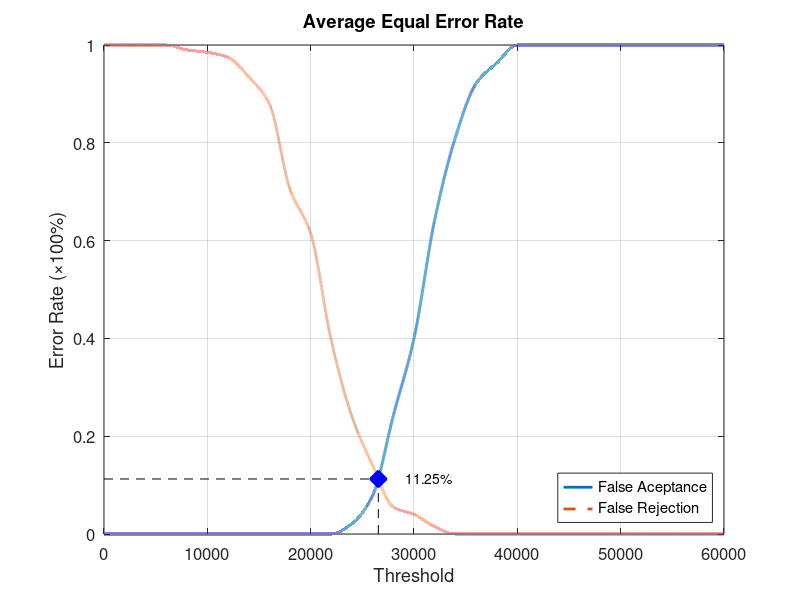
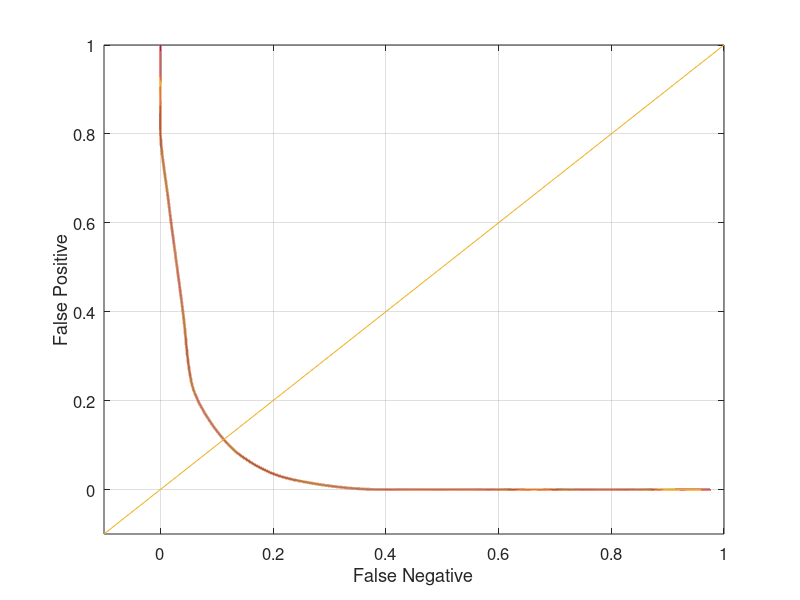

Reproduce these figures in MATLAB, in order.
function yEER = Database2_2
close all;
clear;
clc;
x = 0:2000:60000;
xq = 0:0.5:60000;

y0 = [0 0 0 0 0 0 0 0 0 0 0 0 0.0210526 0.0789474 0.242105 0.4 0.642105 0.810526 0.921053 0.963158 1 1 1 1 1 1 1 1 1 1 1];
yy0 = interp1(x, y0, xq, 'pchip');
y1 = [1 1 1 1 0.99 0.985 0.975 0.935 0.88 0.705 0.615 0.395 0.24 0.14 0.055 0.04 0.015 0 0 0 0 0 0 0 0 0 0 0 0 0 0];
yy1 = interp1(x, y1, xq, 'pchip');

% Calculating EER: 
y2 = abs(y0 - y1);
find(y2 == min(y2))
yy2 = abs(yy0 - yy1);
xEER = find(yy2 == min(yy2));
xEERIndex = xq(xEER) % X-axis EER
yEER = yy0(xEER) % Y-axis EER

main = figure
plot(xq, yy0,'-','LineWidth', 2);	hold on
plot(xq, yy1,'--','LineWidth', 2);	hold on
plot([xEERIndex xEERIndex], [0 yEER], 'k--');	hold on
plot([0 xEERIndex], [yEER yEER], 'k--');	hold on
plot(xEERIndex, yEER, 'bx', 'LineWidth', 10);	hold on
text(xEERIndex + 10 * xEERIndex / 100, yEER, [num2str(round((10000 * yEER)) / 100) '%'])
legend('False Aceptance', 'False Rejection', 'Location', 'SouthEast')
xlabel('Threshold')
ylabel('Error Rate (\times100%)')
title('Average Equal Error Rate')
set(gca, 'FontSize', 12)
axis([0 60000 0 1])
grid on

print(main, 'Database2_2Main', '-dpng');
FNRxFPR = figure('Color', [1 1 1]);
plot(yy1, yy0, '-', yy1, yy0, 'LineWidth', 2);
hold on
y = -0.1:0.1:1
plot(y, y); 
set(gca, 'FontSize', 12)
xlabel('False Negative')
ylabel('False Positive')
axis([-0.1 1 -0.1 1])
set(gca, 'FontSize', 12)
grid on

print(FNRxFPR, 'Database2_2FNRxFPR','-dpng');
end
